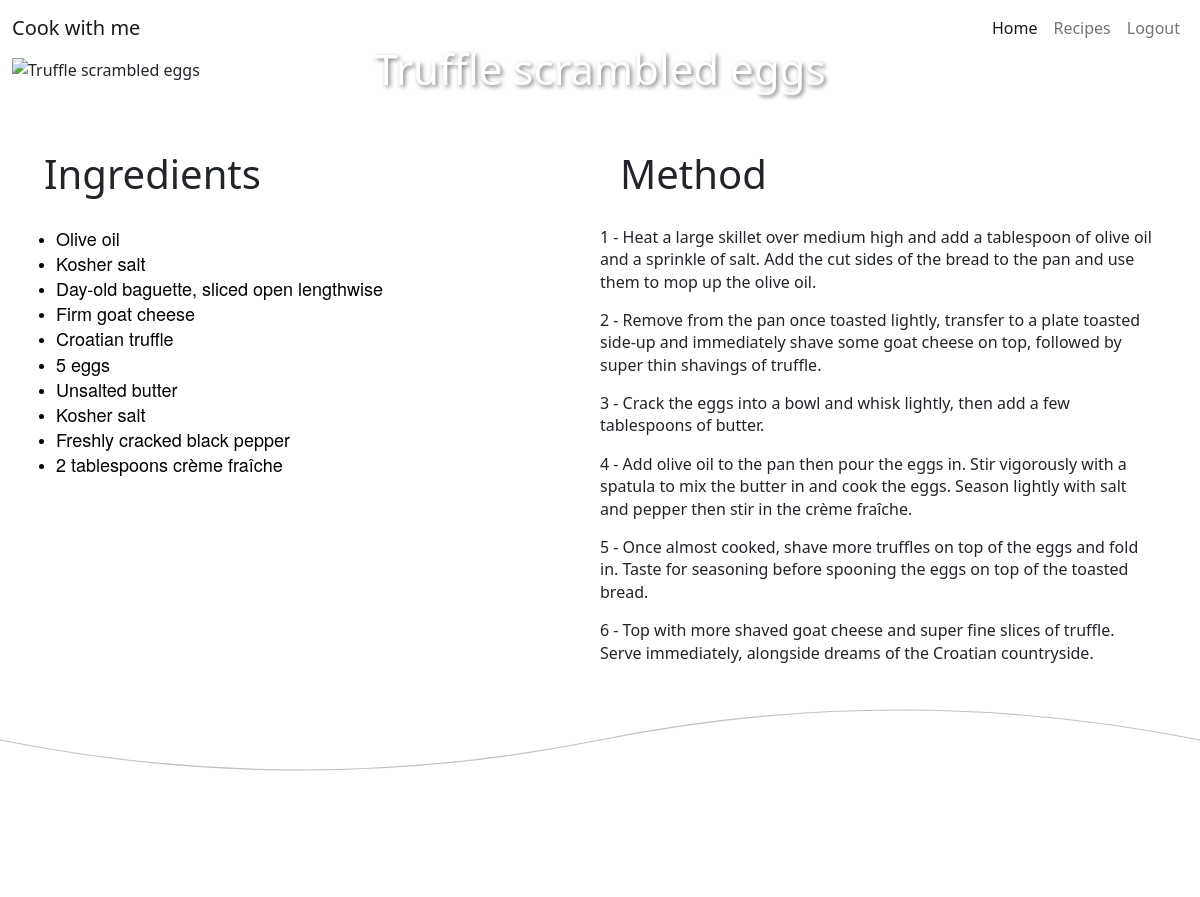
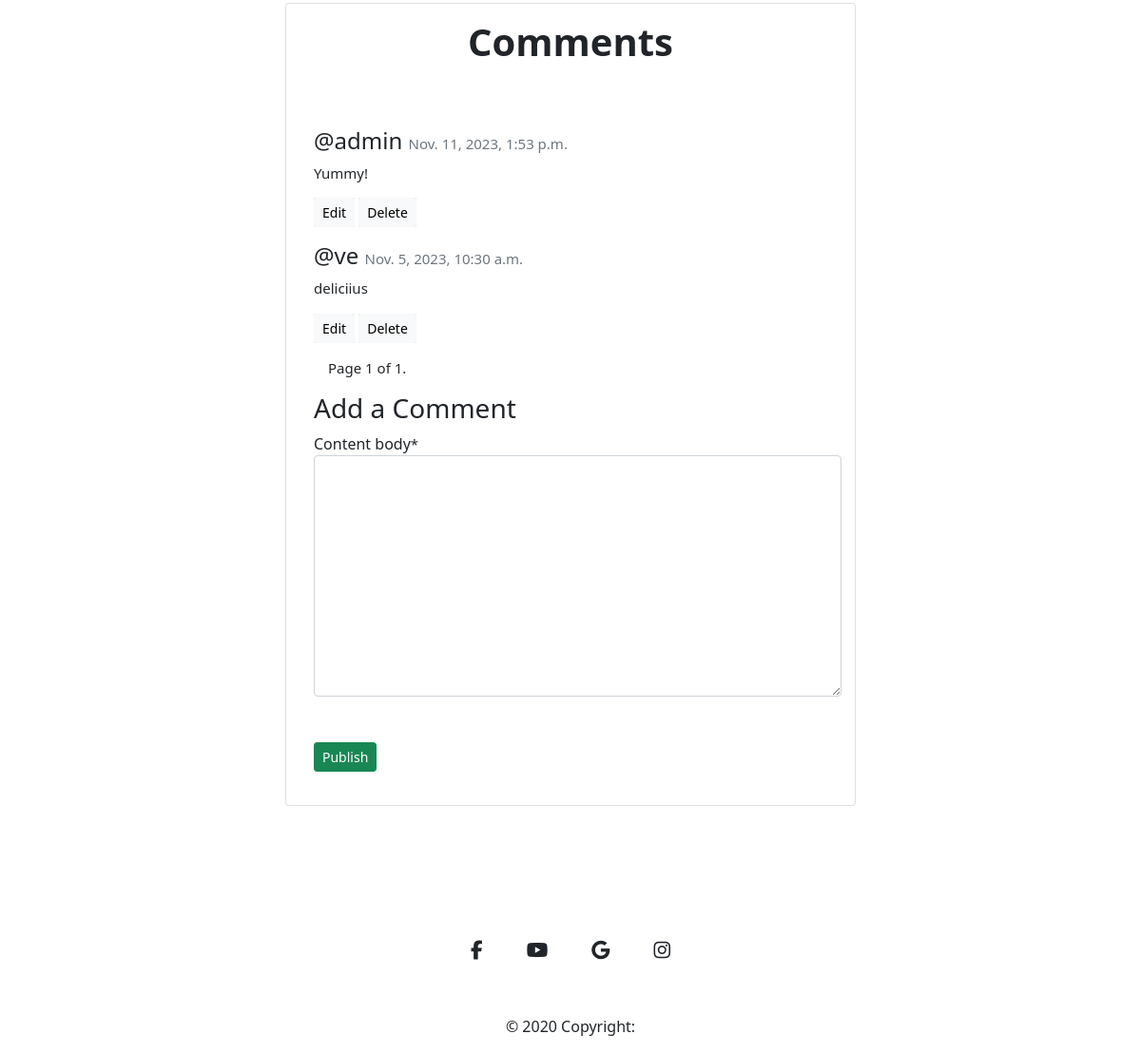
The page /recipes/3/ (signed in) on the database its author committed (2 pictures, top to bottom).
### cook_recipe/models.py (models this page shows, shortened)
class Recipe(models.Model):
    featured_image = CloudinaryField('image')
    recipe_image = CloudinaryField('image', null=True, blank=True)
    title = models.CharField(max_length=150, unique=True)
    created_date = models.DateTimeField(auto_now_add=True)
    content = models.TextField()
    content_method = models.TextField(default="Default content for method.")
    status = models.IntegerField(choices=STATUS, default=0)
    likes = models.ManyToManyField(User, related_name='recipes_likes', blank=True)

class Comment(models.Model):
    recipe = models.ForeignKey(Recipe, on_delete=models.CASCADE)
    user = models.ForeignKey(User, on_delete=models.CASCADE, null=True, blank=True)
    email = models.EmailField(max_length=50, blank=True, null=True)
    content_body = models.TextField(max_length=400)
    comment_approved = models.BooleanField(default=False)
    created_on = models.DateTimeField(auto_now_add=True)

### cook_recipe/views.py (the view, shortened to what this page needs)
# urls.py: path('recipes/<int:recipe_id>/', views.recipe_content, name='recipe_content'),
def recipe_content(request, recipe_id):
    recipe = get_object_or_404(Recipe, pk=recipe_id)
    comments = recipe.comment_set.all().order_by('-created_on')
    paginator = Paginator(comments, 4) # Show 4 comments per page
    page = request.GET.get('page')
    comments = paginator.get_page(page)
    form = CommentForm()
    return render(request, 'recipe_content.html', {'form':form, 'recipe':recipe, 'comments': comments})

### cook_recipe/forms.py
class CommentForm(forms.ModelForm):
    class Meta:
        model = Comment
        fields = ('content_body',)

### templates/recipe_content.html (shortened to what this page needs)
{% extends 'base.html' %}
{% load static%}
{% load crispy_forms_tags%}
{% block content %}
<div class="container-fluid flex">
    <div class="col-12 title-box">
        <img src="{{ recipe.recipe_image.url }}" alt="{{ recipe.title }}" class="img-fluid w-100">
        <h1>{{ recipe.title }}</h1>
     </div>
</div>
<div class="container-fluid row mt-5">
        <div class="col-md-6">
            <h2>Ingredients</h2>
            {{ recipe.content|safe }}
        </div>
        <div class="col-md-6">
            <h2>Method</h2>
            {{ recipe.content_method|safe }}
        </div>
</div>
<svg xmlns="http://www.w3.org/2000/svg" viewBox="0 0 1000 100" preserveAspectRatio="none">
    <path d="M0 50 Q 250 100 500 50 T 1000 50" fill="none" stroke="silver" stroke-width="1"></path>
</svg>
<div class="d-flex justify-content-center mt-100 mb-100">
    <div class="col-lg-6">
        <div class="card">
            <div class="card-body text-center">
                <h4 class="card-title fs-1">Comments</h4>
            </div>
            <div class="comment-widgets">
                <div class="d-flex flex-row comment-row m-t-0">
                    <div class="comment-text w-100">
                        {% for comment in comments %}
                             <h6 class="fs-4 mt-3">@{{ comment.user }} <span class="text-muted float-right">{{ comment.created_on }}</span></h6>
                             <span class="m-b-15 d-block">{{ comment.content_body }}</span>
                             {% if user.is_authenticated %}
                             {% if user == comment.user or user.is_staff %}
                                 <button><a href="{% url 'edit_comment' comment.id %}" class="btn btn-light btn-sm">Edit</a></button>
                                 <button><a href="{% url 'delete_comment' comment.id %}" class="btn btn-light btn-sm">Delete</a></button>
                             {% endif %}
                         {% endif %}
                        {% endfor %}
                        <div class="pagination">
                            <span class="step-links">
                                <span class="current">
                                    Page {{ comments.number }} of {{ comments.paginator.num_pages }}.
                                </span>
                            </span>
                        </div>
                        {% if user.is_authenticated %}
                            <h3>Add a Comment</h3>
                            <form method="post">
                                {{ form|crispy }}
                                <button type="submit" class="btn btn-success btn-sm mt-5">Publish</button>
                            </form>
                        {% else %}
                            <p>You must be Logged in to post a comment <a href="{% url 'account_login' %}">click here</a> to login </p>
                        {% endif %}
                    </div>
                </div>
            </div>
        </div>
    </div>
</div>
{% endblock %}

### static/css/style.css (style rules this page uses)
* { margin: 0; padding: 0; border: 0; box-sizing: border-box; }
html, body { height: 100%; }
body { font-family: 'Montserrat', sans-serif; font-size: 16px; }
.title-box { position: relative; }
.title-box h1 { position: absolute; top: 50%; left: 50%; transform: translate(-50%, -50%); color: white; text-shadow: 2px 2px 4px rgba(0, 0, 0, 0.5); font-size: 3.5vw; }
.col-md-6 h2 { padding: 20px; font-size: 40px; }
.mt-100 { margin-top: 100px; }
.mb-100 { margin-bottom:100px; }
.card { position: relative; display: -webkit-box; display: -ms-flexbox; display: flex; -webkit-box-orient: vertical; -webkit-box-direction: normal; -ms-flex-direction: column; flex-direction: column; min-width: 0; word-wrap: break-word; background-color: #fff; background-clip: border-box ;border: 0px solid transparent; border-radius: 0px }
.card-body { -webkit-box-flex: 1; -ms-flex: 1 1 auto; flex: 1 1 auto; padding: 1.25rem; }
.card .card-title { position: relative; font-weight: 600; margin-bottom: 10px; font-size: 36px; }
.comment-widgets { position: relative; margin-bottom: 10px; }
.comment-widgets .comment-row { border-bottom: 1px solid transparent; padding: 14px; display: -webkit-box; display: -ms-flexbox; display: flex; margin: 10px 0; }
.comment-text span { font-size: 15px; }
.comment-text { padding-left: 15px; }
.m-b-15 { margin-bottom: 15px; }
.btn-sm { padding: 0.25rem 0.5rem; font-size: 0.76563rem; line-height: 1.5; border-radius: 1px }
.comment-text a { color: inherit; text-decoration: none; text-align: center; }
.step-links { padding: 15px; }

### rows shown on the page
Recipe: title "Truffle scrambled eggs", content "Olive oil Kosher salt Day-old baguette, sliced open lengthwise Firm goat cheese Croatian truffle 5 eggs Unsalted butter Kosher salt Freshly cracked black pepper 2 tablespoons crème fraîche", content_method "1 - Heat a large skillet over medium high and add a tablespoon of olive oil and a sprinkle of salt. Add the cut sides of the bread to the pan and use them to mop up the olive oil. 2 - Remove from the pan once toasted lightly, transfer to a plate toasted side-up and immediately shave some goat cheese on top, followed by super thin shavings of truffle. 3 - Crack the eggs into a bowl and whisk lightly, then add a few tablespoons of butter. 4 - Add olive oil to the pan then pour the eggs in. Stir vigorously with a spatula to mix the butter in and cook the eggs. Season lightly with salt and pepper then stir in the crème fraîche. 5 - Once almost cooked, shave more truffles on top of the eggs and…"
Comment: user "admin", created_on "Nov. 11, 2023, 1:53 p.m.", content_body "Yummy!", shows "Edit"
Comment: user "ve", created_on "Nov. 5, 2023, 10:30 a.m.", content_body "deliciius", shows "Edit"

### other values the page prints
{{ comments.number }} "1"
{{ comments.paginator.num_pages }} "1"
